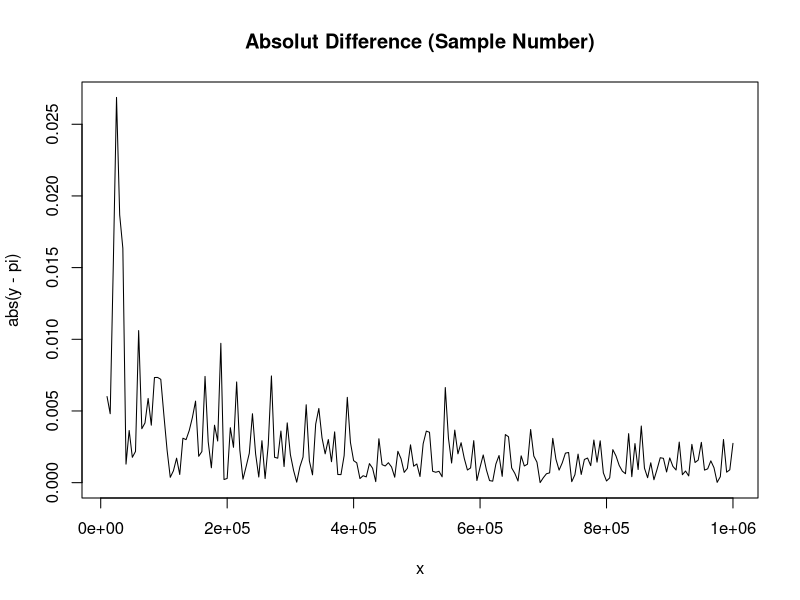

The R source for this figure:
# Wassily Minkow, HW2


# Tasks


# 1. Pi estimation. 

# Functions

point.in.circle <- function(x, y){
  logical <- (x-0)**2 + (y-0)**2 <= 1
  return(logical)
}

# Variables 

p.theoretical <- pi # propability theoretical = Scrcl/Ssqr = pi/4
steps <- 100000
dots.x = runif(steps, -1, 1)
dots.y = runif(steps, -1, 1)

# Compute using cycle

counter = 0
for (i in 1:steps){
  counter = counter + point.in.circle(dots.x[i], dots.y[i])
}

# Compute without cycle

counter <- sum(point.in.circle(dots.x, dots.y))

# Compute abs error

p.empirical <- 4*(counter / steps)
paste("Abs Error:", toString(abs(p.empirical - p.theoretical)), sep = " ")


# 2. Absolut difference as sample number plot.

x = seq(10000, 1000000, 5000)
y = 1:length(x)

for (i in 1:length(x)){
  dots.x = runif(x[i], -1, 1)
  dots.y = runif(x[i], -1, 1)
  y[i] <- 4*sum(point.in.circle(dots.x, dots.y)/x[i])
}

par(mfrow=c(1,1))
plot(x, abs(y-pi), t="l", main="Absolut Difference (Sample Number)")
